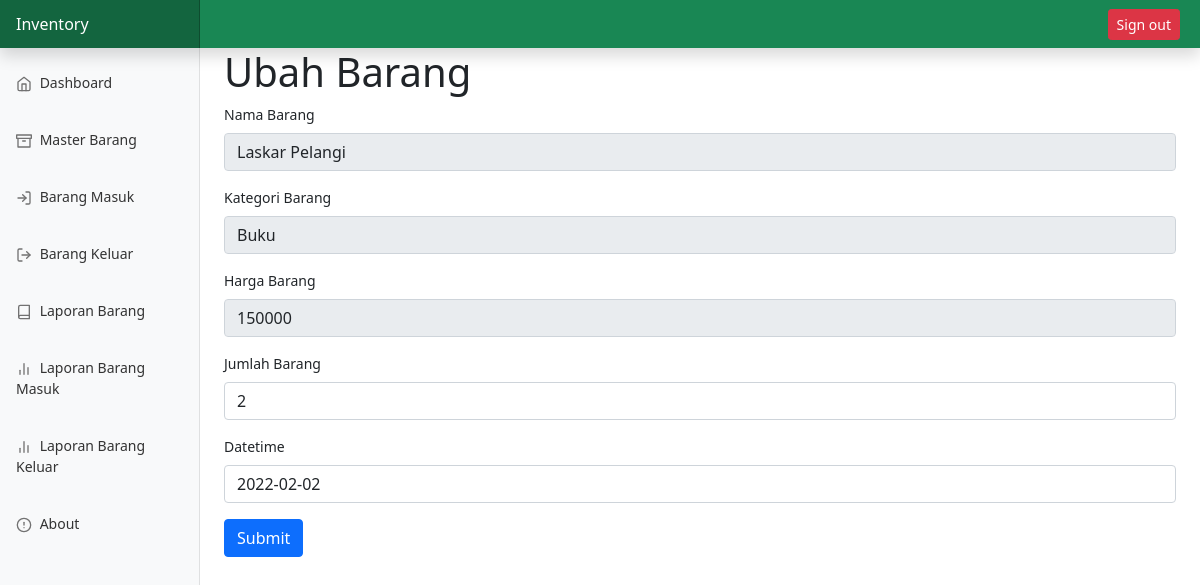
Screenshot of /editBarangMasuk.php?id_transaksi=1 (signed in) with the database file from the repository.
### tables this page shows
CREATE TABLE `tb_barang_masuk` (
  `id_transaksi` int(50) NOT NULL,
  `id_barang` int(50) NOT NULL,
  `nama_barang` varchar(255) NOT NULL,
  `kategori_barang` varchar(255) NOT NULL,
  `harga_barang` int(50) NOT NULL,
  `jumlah_barang` int(50) NOT NULL,
  `datetime1` varchar(255) NOT NULL
);

### editBarangMasuk.php (the view, shortened to what this page needs)
<!DOCTYPE html>
<html>
<head>
    <link href="https://cdn.jsdelivr.net/npm/bootstrap@5.0.2/dist/css/bootstrap.min.css" rel="stylesheet"
>
    <link rel="stylesheet" href="static/css/dashboard.css">
</head>
<body>
    <main class="col-md-9 ms-sm-auto col-lg-10 px-md-4">
        <h1>Ubah Barang</h1>
        <?php
            include "koneksi.php";
            $id_transaksi = $_GET['id_transaksi'];
            $sql = $pdo->prepare("SELECT * FROM tb_barang_masuk WHERE id_transaksi=:id_transaksi");
            $sql->bindParam(':id_transaksi', $id_transaksi);
            $sql->execute();
            $data = $sql->fetch();
        ?>
        <form method="post" action="prosesUbahMasuk.php?id_transaksi=<?php echo $id_transaksi; ?>">
            <div class="mb-3">
                <label for="namabarang" class="form-label">Nama Barang</label>
                <input type="text" class="form-control" id="nama_barang" name="nama_barang" readonly value="<?php echo $data['nama_barang']; ?>">
            </div>
            <div class="mb-3">
                <label for="kategoribarang" class="form-label">Kategori Barang</label>
                <input type="text" class="form-control" id="kategori_barang" name="kategori_barang" readonly value="<?php echo $data['kategori_barang']; ?>">
            </div>
            <div class="mb-3">
                <label for="hargabarang" class="form-label">Harga Barang</label>
                <input type="text" class="form-control" id="harga_barang" name="harga_barang" readonly value="<?php echo $data['harga_barang']; ?>">
            </div>
            <div class="mb-3">
                <label for="jumlahbarang" class="form-label">Jumlah Barang</label>
                <input type="text" class="form-control" id="jumlag_barang" name="jumlah_barang" value="<?php echo $data['jumlah_barang']; ?>">
            </div>
            <div class="mb-3">
                <label for="datetime1" class="form-label">Datetime</label>
                <input type="text" class="form-control" id="datetime1" name="datetime1" value="<?php echo $data['datetime1']; ?>">
            </div>
            <button type="submit" value="Ubah" class="btn btn-primary">Submit</button>
        </form>
    </main>
</body>
</html>

### static/css/dashboard.css (style rules this page uses)
body { font-size: .875rem; }
.feather { width: 16px; height: 16px; vertical-align: text-bottom; }
.sidebar { position: fixed; top: 0; bottom: 0; left: 0; z-index: 100; padding: 48px 0 0; box-shadow: inset -1px 0 0 rgba(0, 0, 0, .1); }
.sidebar .nav-link { font-weight: 500; color: #333; }
.sidebar .nav-link .feather { margin-right: 4px; color: #727272; }
.navbar-brand { padding-top: .75rem; padding-bottom: .75rem; font-size: 1rem; background-color: rgba(0, 0, 0, .25); box-shadow: inset -1px 0 0 rgba(0, 0, 0, .25); }

### rows the page displays
tb_barang_masuk: nama_barang "Laskar Pelangi", kategori_barang "Buku", harga_barang "150000", jumlah_barang "2", datetime1 "2022-02-02"
